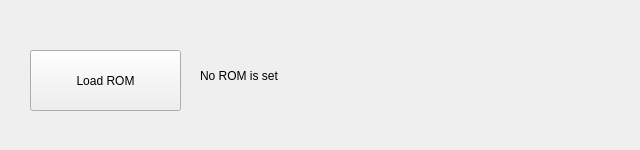
<?xml version="1.0" encoding="UTF-8"?>
<ui version="4.0">
 <class>filewidgetClass</class>
 <widget class="QWidget" name="filewidgetClass">
  <property name="geometry">
   <rect>
    <x>0</x>
    <y>0</y>
    <width>640</width>
    <height>150</height>
   </rect>
  </property>
  <property name="windowTitle">
   <string>filewidget</string>
  </property>
  <widget class="QPushButton" name="loadButton">
   <property name="geometry">
    <rect>
     <x>30</x>
     <y>50</y>
     <width>151</width>
     <height>61</height>
    </rect>
   </property>
   <property name="text">
    <string>Load ROM</string>
   </property>
  </widget>
  <widget class="QLabel" name="romLabel">
   <property name="geometry">
    <rect>
     <x>200</x>
     <y>60</y>
     <width>351</width>
     <height>31</height>
    </rect>
   </property>
   <property name="text">
    <string>No ROM is set</string>
   </property>
  </widget>
 </widget>
 <layoutdefault spacing="6" margin="11"/>
 <resources/>
 <connections/>
</ui>
